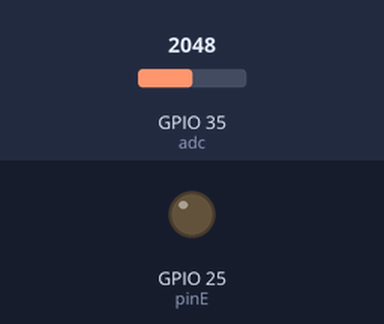
Bench run of a program on a simulated ESP32 board running MicroPython. Parts: output pins drawn as LEDs (lit = HIGH). The test bench sets the inputs (shaded band); at power-on: GPIO 35 (adc) = 2048 (analog values on the 0–4095 scale). What the program prints to the serial console is not drawn. At 0.2 s the program stops and its outputs stay as they are.

Above: at 0.2 s.
Timing chart, 0 to 1.7 s (numbered marks = the images above):
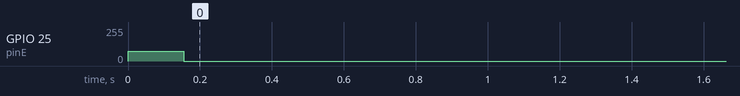

The program:

condensateur_charge_2_temps.py
```python
# Probleme saturation ADC.
# Solution DAC comme tension de charge !!!

from machine import ADC, DAC, Pin
from time import sleep_ms, ticks_diff, ticks_ms

pinE = DAC(Pin(25))
adc = ADC(Pin(35))
#adc.atten(ADC.ATTN_11DB)
#adc.width(ADC.WIDTH_12BIT)

t =[]
N = []

t0 = ticks_ms()
pinE.write(75)

for i in range(50) :
    t.append(ticks_diff(ticks_ms(), t0))
    N.append(adc.read())
    sleep_ms(3)

pinE.write(0)

for i in range(len(t)) :
    print(t[i], ";", N[i])

# 10 bit > 975
# 12 bit > 3900
#adc.deinit()
```

Measured:
- by itself, GPIO 25 (pinE): 0/255 → 75/255 at 0.00 s, → 0/255 0.15 s later
